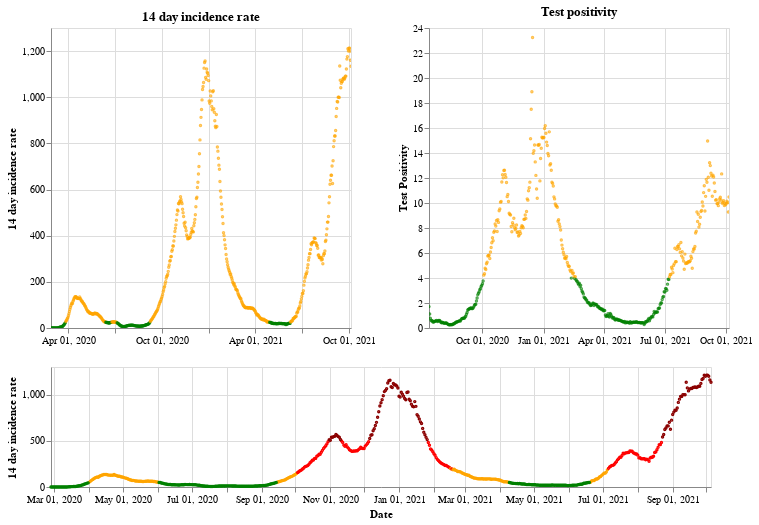

Source (notebook cell):
### Markdown cell above
## Wales

### Code cell
plot_traffic_light('Wales')

### Figure 1 — Vega-Lite specification as saved in the notebook (floating-point values rounded to 4 significant figures; data arrays with more than 128 entries replaced by an {"elided": "..."} marker saying what was removed)
{"config": {"view": {"continuousWidth": 400, "continuousHeight": 300}}, "vconcat": [{"hconcat": [{"mark": {"type": "point", "size": 2}, "encoding": {"color": {"condition": {"value": "green", "test": "(datum.twoWeeklyCasesRate <= 25)"}, "value": "orange"}, "tooltip": [{"type": "nominal", "field": "areaName"}, {"type": "temporal", "field": "date"}, {"type": "quantitative", "field": "twoWeeklyCasesRate"}, {"type": "quantitative", "field": "testPositivity"}], "x": {"type": "temporal", "axis": {"title": ""}, "field": "date", "scale": {"domain": {"selection": "DateBrush"}}, "timeUnit": "yearmonthdate"}, "y": {"type": "quantitative", "axis": {"title": "14 day incidence rate"}, "field": "twoWeeklyCasesRate"}}, "title": "14 day incidence rate", "width": 300}, {"mark": {"type": "point", "size": 2}, "encoding": {"color": {"condition": {"value": "green", "test": "(datum.testPositivity <= 4)"}, "value": "orange"}, "tooltip": [{"type": "nominal", "field": "areaName"}, {"type": "temporal", "field": "date"}, {"type": "quantitative", "field": "twoWeeklyCasesRate"}, {"type": "quantitative", "field": "testPositivity"}], "x": {"type": "temporal", "axis": {"title": ""}, "field": "date", "scale": {"domain": {"selection": "DateBrush"}}, "timeUnit": "yearmonthdate"}, "y": {"type": "quantitative", "axis": {"title": "Test Positivity"}, "field": "testPositivity"}}, "title": "Test positivity", "width": 300}]}, {"layer": [{"mark": {"type": "point", "size": 2}, "encoding": {"color": {"condition": {"value": "orange", "test": "(((datum.testPositivity < 4) && (datum.twoWeeklyCasesRate >= 50)) && (datum.twoWeeklyCasesRate < 200))"}, "value": "red"}, "opacity": {"condition": {"value": 1, "test": "((datum.twoWeeklyCasesRate >= 50) && (datum.twoWeeklyCasesRate < 500))"}, "value": 0}, "tooltip": [{"type": "nominal", "field": "areaName"}, {"type": "temporal", "field": "date"}, {"type": "quantitative", "field": "twoWeeklyCasesRate"}, {"type": "quantitative", "field": "testPositivity"}], "x": {"type": "temporal", "axis": {"title": "Date"}, "field": "date", "timeUnit": "yearmonthdate"}, "y": {"type": "quantitative", "axis": {"title": "14 day incidence rate"}, "field": "twoWeeklyCasesRate"}}, "selection": {"DateBrush": {"type": "interval", "encodings": ["x"], "fields": ["Time"]}}}, {"mark": {"type": "point", "size": 2}, "encoding": {"color": {"value": "darkred"}, "opacity": {"condition": {"value": 1, "test": "(datum.twoWeeklyCasesRate >= 500)"}, "value": 0}, "tooltip": [{"type": "nominal", "field": "areaName"}, {"type": "temporal", "field": "date"}, {"type": "quantitative", "field": "twoWeeklyCasesRate"}, {"type": "quantitative", "field": "testPositivity"}], "x": {"type": "temporal", "axis": {"title": "Date"}, "field": "date", "timeUnit": "yearmonthdate"}, "y": {"type": "quantitative", "axis": {"title": "14 day incidence rate"}, "field": "twoWeeklyCasesRate"}}}, {"mark": {"type": "point", "size": 2}, "encoding": {"color": {"condition": {"value": "green", "test": "((datum.testPositivity < 4) && (datum.twoWeeklyCasesRate < 50))"}, "value": "orange"}, "opacity": {"condition": {"value": 1, "test": "(datum.twoWeeklyCasesRate < 50)"}, "value": 0}, "tooltip": [{"type": "nominal", "field": "areaName"}, {"type": "temporal", "field": "date"}, {"type": "quantitative", "field": "twoWeeklyCasesRate"}, {"type": "quantitative", "field": "testPositivity"}], "x": {"type": "temporal", "axis": {"title": "Date"}, "field": "date", "timeUnit": "yearmonthdate"}, "y": {"type": "quantitative", "axis": {"title": "14 day incidence rate"}, "field": "twoWeeklyCasesRate"}}}], "height": 120, "width": 660}], "data": {"name": "data-af2e45c69f9f0ec89b79793c3b983551"}, "$schema": "https://vega.github.io/schema/vega-lite/v4.8.1.json", "datasets": {"data-af2e45c69f9f0ec89b79793c3b983551": {"elided": "587 records"}}}
